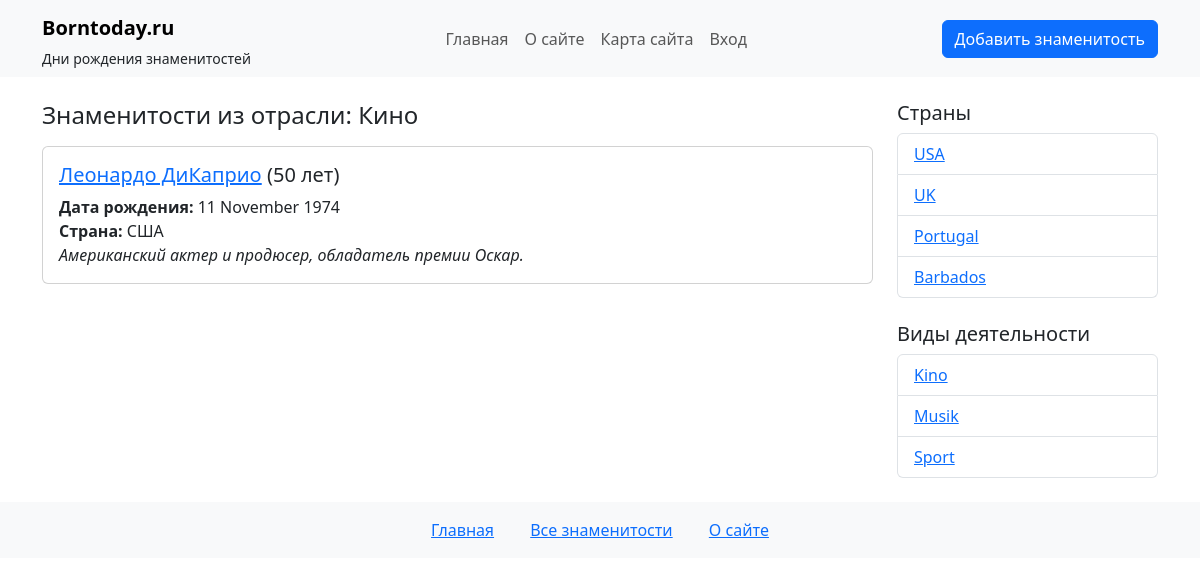
The page /industry/Kino/ on the database as committed earlier.
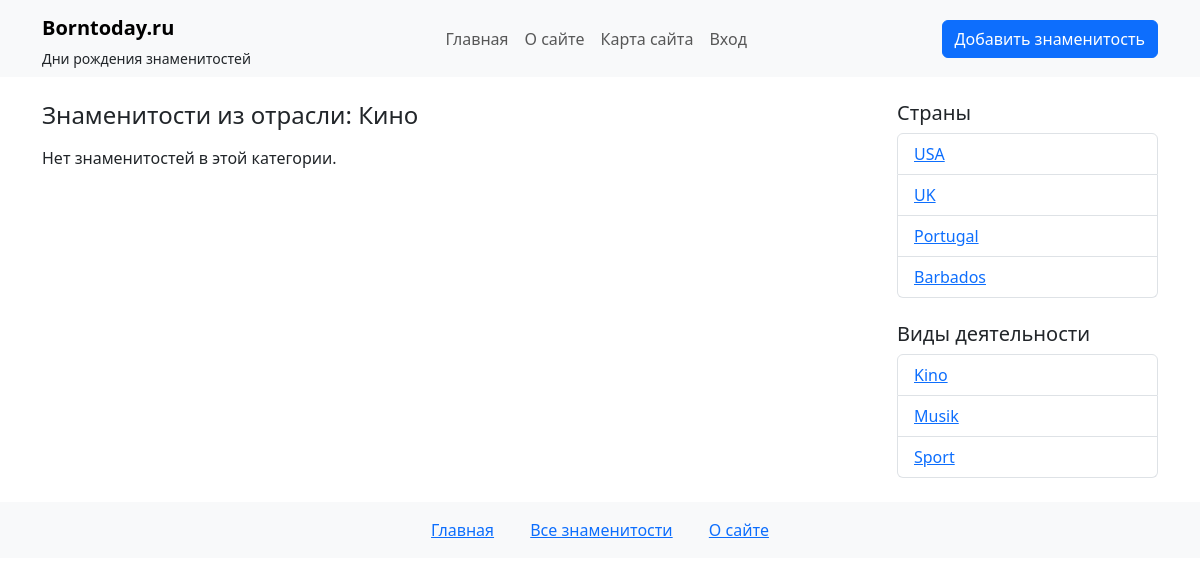
The same page on the database as committed later.
### lobzikapp/models.py (models this page shows, shortened)
class Star(models.Model):
    name = models.CharField(max_length=100)  # Имя звезды
    slug = models.SlugField(max_length=255, db_index=True, verbose_name="URL")
    country = models.ForeignKey(Country, on_delete=models.CASCADE, related_name='stars')
    categories = models.ManyToManyField(Category, related_name='stars')
    birth_date = models.DateField()  # Дата рождения
    content = models.TextField()  # Описание звезды
    photo = models.ImageField(upload_to='photos/%Y/%m/%d/', blank=True, null=True, verbose_name="Фотография")
    is_published = models.BooleanField(default=True)  # Флаг публикации
    time_create = models.DateTimeField(auto_now_add=True)  # Дата создания (автоматически)
    time_update = models.DateTimeField(auto_now=True)  # Дата обновления (автоматически)
    def get_age(self):
        today = date.today()
        age = today.year - self.birth_date.year
        if (today.month, today.day) < (self.birth_date.month, self.birth_date.day):
            age -= 1
        return age
    class Meta:
        verbose_name = 'Знаменитость'
        verbose_name_plural = 'Знаменитости'
        ordering = ['-time_create']  # Сортировка по убыванию времени создания
        indexes = [
            models.Index(fields=['-time_create']),  # Индекс для повышения производительности
        ]

class Country(models.Model):
    name = models.CharField(max_length=100)  # Название страны
    slug = models.SlugField(max_length=255, blank=True, unique=False, db_index=True, verbose_name="URL")

class Category(models.Model):
    title = models.CharField(max_length=100)  # Название категории
    slug = models.SlugField(max_length=255, blank=True, unique=False, db_index=True, verbose_name="URL")

### lobzikapp/views.py (the view)
# urls.py: path('industry/<slug:slug>/', views.stars_by_category, name='stars_by_category'),
def stars_by_category(request, slug):
    category = get_object_or_404(Category, slug=slug)
    filtered_stars = Star.objects.filter(categories=category, is_published=True)
    countries = Country.objects.all()
    categories = Category.objects.all()
    context = {
        'stars': filtered_stars,
        'category_name': category.title,
        'star_countries': countries,
        'star_categories': categories,
        'title_template': 'Знаменитости из отрасли',
    }
    return render(request, 'lobzikapp/industry.html', context)

### lobzikapp/templates/lobzikapp/industry.html (shortened to what this page needs)
{% extends 'lobzikapp/base.html' %}
{% block content %}
<h4 class="mb-3">{{ title_template }}: {{ category_name }}</h4>
{% if stars %}
  {% for star in stars %}
    <div class="card mb-3">
      <div class="card-body">
        <h5 class="card-title">
          <a href="{% url 'star_detail' star.slug %}">{{ star.name }}</a> ({{ star.get_age }} лет)
        </h5>
        <p class="card-text">
          <strong>Дата рождения:</strong> {{ star.birth_date|date:"d E Y" }}<br>
          <strong>Страна:</strong> {{ star.country.name }}<br>
          <em>{{ star.content }}</em>
        </p>
      </div>
    </div>
  {% endfor %}
{% else %}
  <p>Нет знаменитостей в этой категории.</p>
{% endif %}
{% endblock %}

### lobzikapp/templates/lobzikapp/sidebar.html
<div class="col-md-3">
  <h5>Страны</h5>
  <ul class="list-group mb-4">
    {% for country in star_countries %}
    <li class="list-group-item">
      <a href="{% url 'stars_by_country' country.slug %}">{{country.slug}}</a>
    </li>
    {% endfor %}
  </ul>
  <h5>Виды деятельности</h5>
  <ul class="list-group">
    {% for cat in star_categories %}
    <li class="list-group-item">
      <a href="{% url 'stars_by_category' cat.slug %}">{{ cat.slug }}</a>
    </li>
    {% endfor %}
  </ul>
 </div>

Rows that differ between the two databases and show on the page:
removed Star: name "Леонардо ДиКаприо", get_age "50", birth_date "11 November 1974", country.name "США", content "Американский актер и продюсер, обладатель премии Оскар."
Other text that changed with them:
text now shown: "Нет знаменитостей в этой категории."
